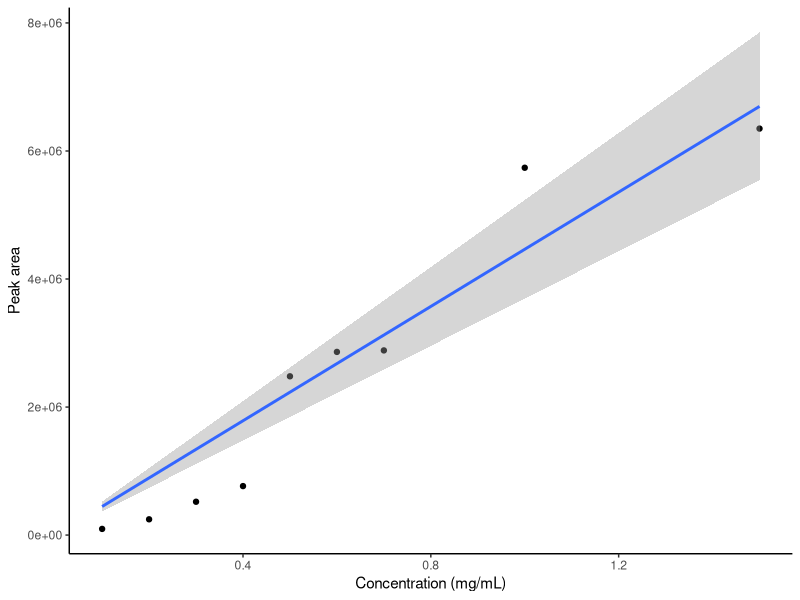
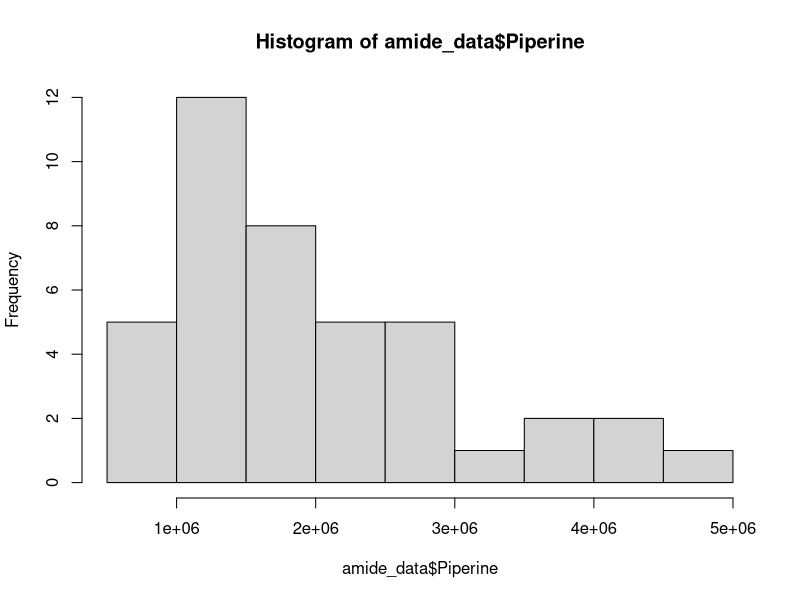
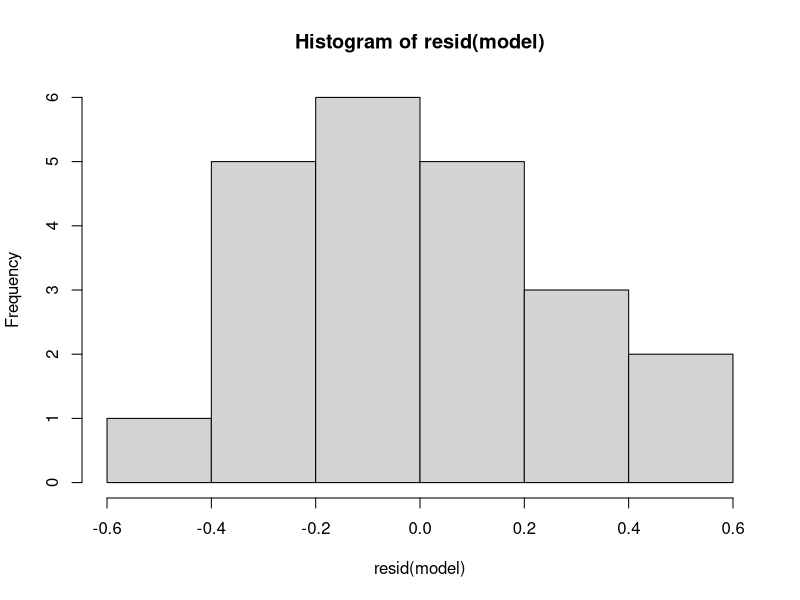
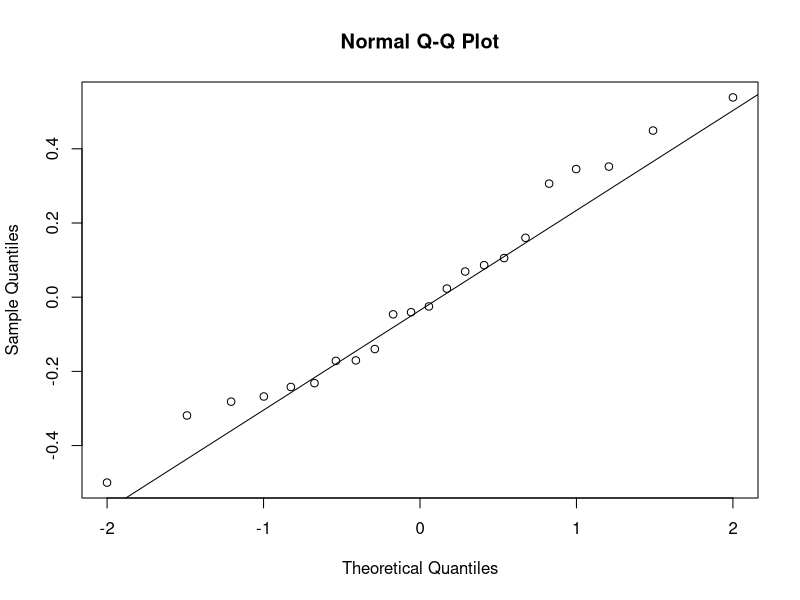
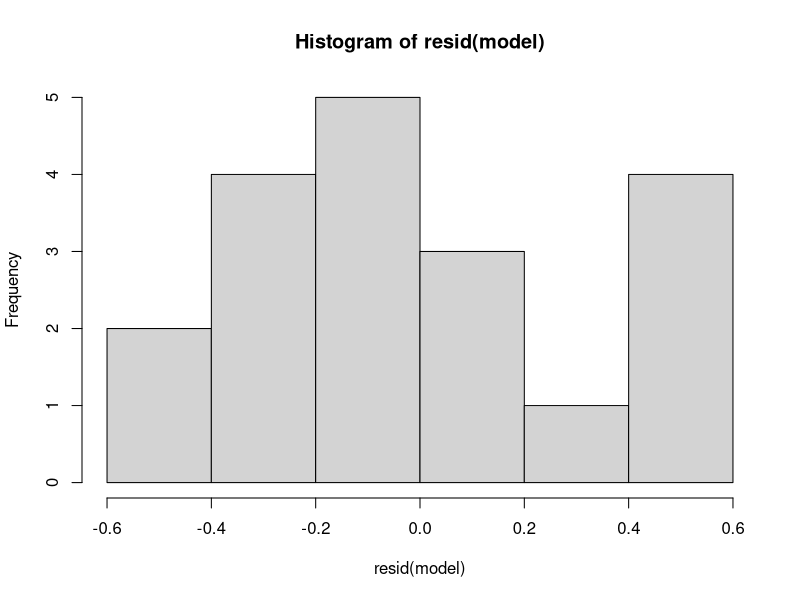
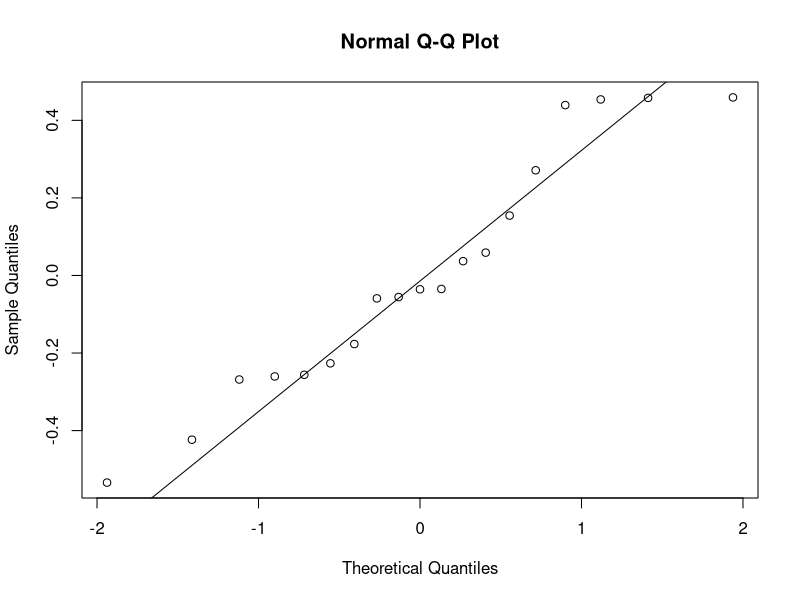
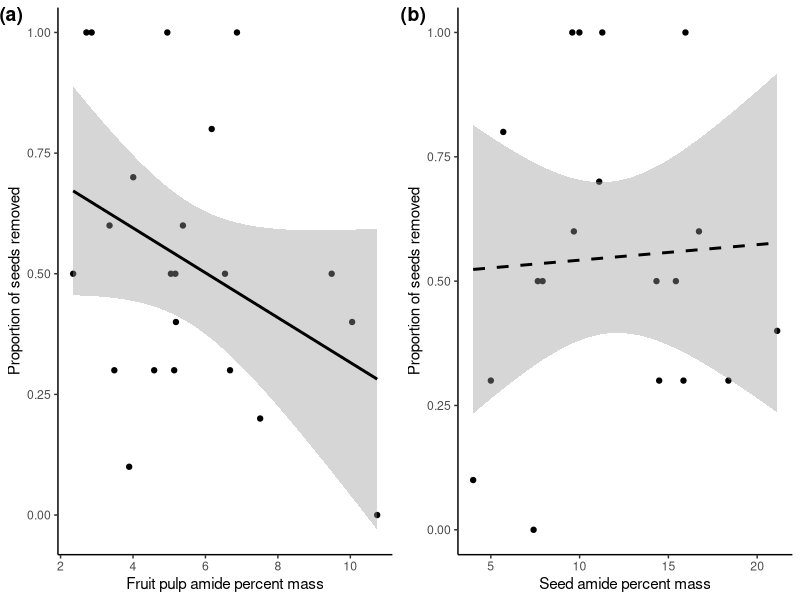
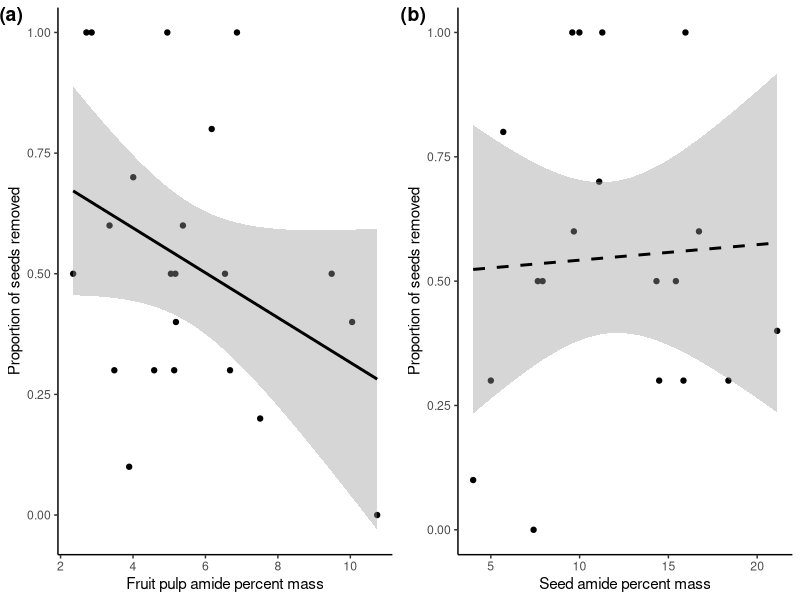

These charts were generated, in order, by the following R code:
###################################################
## Associated paper: Nelson, A.S., M. Gelambi, E. Morales-M., and S.R. Whitehead. 2023. Fruit secondary 
## metabolites mediate the quantity and quality of a seed dispersal mutualism. Ecology.
## File: Effects of natural variation in amide content on seed dispersal quantity (Appendix S1)
## Corresponding Author: Annika S. Nelson (University of California, Irvine; annikasn@uci.edu)
###################################################

## README ----
# This script is divided into the following sections:
# 1. Preliminaries
#    1.1 Load required packages
#    1.2 Set working directory
# 2. Create standard curve for piperine
#    2.1 Import and clean standard curve data
#    2.2 Make the standard curve
# 3. Correct sample peak areas based on the internal standard
#    3.1 Import and clean sample data
#    3.2 Get the median internal standard peak area
#    3.3 Correct sample peak areas
# 4. Use the standard curve parameters to convert peak areas to concentrations
# 5. Calculate the percent dry mass of each compound
#    5.1 Merge sample data with metadata
#    5.2 Calculate the percent sample dry mass
# 6. Test whether ant dispersal depends on amide concentration
#    6.1 Test whether ant dispersal depends on amide concentration of fruit pulp
#    6.2 Test whether ant dispersal depends on amide concentration of seeds
# 7. Data visualization
#    7.1 Make Appendix S1: Figure S5

###################################################
## 1. Preliminaries ----
###################################################
## 1.1 Load required packages ----
library(dplyr)
library(lmerTest)
library(ggplot2)

## 1.2 Set working directory ----
setwd() # Choose your working directory based on where the data files are saved

###################################################
## 2. Create standard curve for piperine ----
###################################################
## 2.1 Import and clean standard curve data ----

# Import piperine standard curve data
piperine_sd_curve <- read.csv("AppendixS1_Piperine_SD_Curve.csv", header = T, na.strings = "")

# Summarize the piperine standard curve data, so that the data frame just contains the mean peak area for each concentration of each compound
piperine_sd_curve <- piperine_sd_curve %>% group_by(concentration) %>%
  summarize(piperine = mean(piperine.peak.area)) 

## 2.2 Make the standard curve ----

# Plot the standard curve, setting the intercept to 0
ggplot(piperine_sd_curve, aes(x = concentration, y = piperine)) + 
  geom_point() + 
  stat_smooth(method = "lm", formula = y~0+x) + 
  theme_classic() + 
  xlab("Concentration (mg/mL)") + ylab("Peak area")

# Obtain the R2
summary(lm(piperine ~ 0 + concentration, data = piperine_sd_curve)) # 0.96 R2

# Set the intercept to 0
piperine_intercept <- 0

# Get the slope
piperine_slope <- summary(lm(piperine ~ 0 + concentration, data = piperine_sd_curve))$coefficients[1,1]

###################################################
## 3. Correct sample peak areas based on the internal standard ----
###################################################
## 3.1 Import and clean sample data ----

# Import the sample data
amide_data <- read.csv("AppendixS1_Sample_Chemistry.csv", header = F, na.strings = "")[-c(2),]
colnames(amide_data) <- as.character(amide_data[1,]) # set the first row as the column names
amide_data <- data.frame(amide_data[-1,]) # remove the first row that we just changed to a header

# Define all peak areas as numeric
amide_data[2:32] <- sapply(sapply(amide_data[2:32], as.character), as.numeric)

## 3.2 Get the median internal standard peak area ----

# Visualize the spread in the internal standard (piperine) peak areas
hist(amide_data$Piperine)

# Calculate the median peak area
medITSD <- median(amide_data$Piperine)

## 3.2 Correct sample peak areas ----

# Create a function to correct the peak areas based on the internal standard
ITSD_correction <- function(x) {
  amide_data[x] = amide_data[x]*(medITSD/amide_data[12])
}

# Create an empty data frame with the same dimensions as the original data frame
chemdata_corrected <- data.frame(matrix(ncol = 32, nrow = 41))

# Fill in the first column of the new data frame with the sample names
chemdata_corrected[,1] <- amide_data[,1]

# Fill in all corrected peak areas in the remaining empty columns
for(i in c(2:32)) {
  chemdata_corrected[,i] = ITSD_correction(i)
}

# Add column names to the data frame
columns <- colnames(amide_data[,1:32])
colnames(chemdata_corrected) <- columns

###################################################
## 4. Use the standard curve parameters to convert peak areas to concentrations ----
###################################################

# The formula for the piperine standard curve is: peak area = intercept + slope*concentration
# Solving for concentration, we get: concentration = (peak area - intercept)/slope

# Create a function to solve for concentration using this formula
concentration <- function(x) {
  chemdata_corrected[x] = (chemdata_corrected[x] - piperine_intercept)/piperine_slope
}

# Replace all peak areas in the data frame with concentrations
for(i in c(2:32)) {
  chemdata_corrected[,i] = concentration(i)
}

###################################################
## 5. Calculate the percent dry mass of each compound ----
###################################################
## 5.1 Merge sample data with metadata ----

# Import sample metadata
amide_metadata <- read.csv("AppendixS1_Sample_Metadata.csv", header = T, na.strings = "")

# Join the data with the metadata
full_data <- full_join(amide_metadata, chemdata_corrected, by = "sample")

# Define the proportion of seeds removed as a numeric variable
full_data$prop.seeds.removed <- as.numeric(as.character(full_data$prop.seeds.removed))

## 5.2 Calculate the percent sample dry mass ----

# The formula for calculating the percent dry mass is: % dry mass = (sample concentration mg/mL * 0.1 mL solvent volume) * (1/sample dry mass (mg)) * 100

# Create a function for calculating percent dry mass
perc_mass_function <- function(x) {
  full_data[x] = ((full_data[x]*0.1)*(1/full_data[10])*100)
}

# Calculate the percent dry mass of each compound
for(i in c(11:41)) {
  full_data[,i] = perc_mass_function(i)
}

# Calculate total amide concentrations in each sample
full_data$tot_amides <- rowSums(full_data[,c(11:20,22:41)])

###################################################
## 6. Test whether ant dispersal depends on amide concentration ----
###################################################
## 6.1 Test whether ant dispersal depends on amide concentration of fruit pulp ----

# Linear model testing whether the proportion of seeds handled by ants depends on the total amide content of fruit pulp
model <- lm(prop.seeds.removed ~ tot_amides, data = subset(full_data, tissue == "Fruit pulp"))

# Test for normality of model residuals
shapiro.test(resid(model))
hist(resid(model))
qqnorm(resid(model))
qqline(resid(model))

# F test for statistical significance
anova(model)

## 6.2 Test whether ant dispersal depends on amide concentration of seeds ----

# Test whether the proportion of seeds handled by ants in the nest depends on amide content of seeds
model <- lm(prop.seeds.removed ~ tot_amides, data = subset(full_data, tissue == "Seed"))

# Test for normality of model residuals
shapiro.test(resid(model))
hist(resid(model))
qqnorm(resid(model))
qqline(resid(model))

# F test for statistical significance
anova(model)

###################################################
## 7. Data visualization ----
###################################################
## 7.1 Make Appendix S1: Figure S5 ----

figS5a <- ggplot(subset(full_data, tissue == "Fruit pulp"), aes(x = tot_amides, y = prop.seeds.removed)) + 
  geom_point() + 
  stat_smooth(method = "lm", col = "black") + 
  theme_classic() + 
  xlab("Fruit pulp amide percent mass") + 
  ylab("Proportion of seeds removed") +
  theme(legend.position = "None")

figS5b <- ggplot(subset(full_data, tissue == "Seed"), aes(x = tot_amides, y = prop.seeds.removed)) + 
  geom_point(alpha = 1) + 
  stat_smooth(method = "lm", col = "black", linetype = "dashed") + 
  theme_classic() + 
  xlab("Seed amide percent mass") + 
  ylab("Proportion of seeds removed") +
  theme(legend.position = "None")

# Combine the panels into one figure
figS5 <- ggpubr::ggarrange(figS5a, figS5b, ncol = 2, nrow = 1, 
                           align = "hv", labels = c("(a)","(b)"), label.x = -0.03)

# Visually inspect the figure
figS5
dev.off()

# Save the figure as a pdf
ggsave("figS5.pdf", figS5, width = 6, height = 3)
